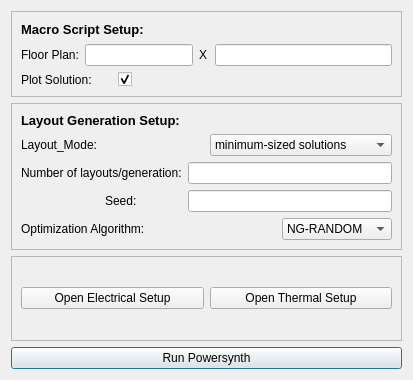
<?xml version="1.0" encoding="UTF-8"?>
<ui version="4.0">
 <class>Dialog</class>
 <widget class="QDialog" name="Dialog">
  <property name="geometry">
   <rect>
    <x>0</x>
    <y>0</y>
    <width>400</width>
    <height>380</height>
   </rect>
  </property>
  <property name="sizePolicy">
   <sizepolicy hsizetype="Fixed" vsizetype="Fixed">
    <horstretch>0</horstretch>
    <verstretch>0</verstretch>
   </sizepolicy>
  </property>
  <property name="windowTitle">
   <string>Optimization Setup</string>
  </property>
  <layout class="QVBoxLayout" name="verticalLayout">
   <item>
    <widget class="QFrame" name="layout_generation_setup_frame_2">
     <property name="frameShape">
      <enum>QFrame::StyledPanel</enum>
     </property>
     <property name="frameShadow">
      <enum>QFrame::Raised</enum>
     </property>
     <layout class="QGridLayout" name="gridLayout">
      <item row="0" column="0">
       <widget class="QLabel" name="label_17">
        <property name="text">
         <string>&lt;html&gt;&lt;head/&gt;&lt;body&gt;&lt;p&gt;&lt;span style=&quot; font-size:10pt; font-weight:600;&quot;&gt;Macro Script Setup:&lt;/span&gt;&lt;/p&gt;&lt;/body&gt;&lt;/html&gt;</string>
        </property>
       </widget>
      </item>
      <item row="1" column="0">
       <layout class="QHBoxLayout" name="horizontalLayout_8">
        <item>
         <widget class="QLabel" name="label_12">
          <property name="text">
           <string>Floor Plan:</string>
          </property>
         </widget>
        </item>
        <item>
         <widget class="QLineEdit" name="floor_plan_x"/>
        </item>
        <item>
         <widget class="QLabel" name="label_13">
          <property name="sizePolicy">
           <sizepolicy hsizetype="Maximum" vsizetype="Preferred">
            <horstretch>0</horstretch>
            <verstretch>0</verstretch>
           </sizepolicy>
          </property>
          <property name="minimumSize">
           <size>
            <width>10</width>
            <height>0</height>
           </size>
          </property>
          <property name="text">
           <string>X</string>
          </property>
         </widget>
        </item>
       </layout>
      </item>
      <item row="1" column="1">
       <widget class="QLineEdit" name="floor_plan_y"/>
      </item>
      <item row="2" column="0">
       <layout class="QHBoxLayout" name="horizontalLayout_17">
        <item>
         <widget class="QLabel" name="label_24">
          <property name="text">
           <string>Plot Solution:</string>
          </property>
         </widget>
        </item>
        <item>
         <widget class="QCheckBox" name="checkbox_plot_solutions">
          <property name="layoutDirection">
           <enum>Qt::LeftToRight</enum>
          </property>
          <property name="text">
           <string/>
          </property>
          <property name="checked">
           <bool>true</bool>
          </property>
         </widget>
        </item>
       </layout>
      </item>
     </layout>
    </widget>
   </item>
   <item>
    <widget class="QFrame" name="layout_generation_setup_frame">
     <property name="frameShape">
      <enum>QFrame::StyledPanel</enum>
     </property>
     <property name="frameShadow">
      <enum>QFrame::Raised</enum>
     </property>
     <layout class="QGridLayout" name="gridLayout_3">
      <item row="0" column="0" colspan="3">
       <widget class="QLabel" name="label_10">
        <property name="text">
         <string>&lt;html&gt;&lt;head/&gt;&lt;body&gt;&lt;p&gt;&lt;span style=&quot; font-size:10pt; font-weight:600;&quot;&gt;Layout Generation Setup:&lt;/span&gt;&lt;/p&gt;&lt;/body&gt;&lt;/html&gt;</string>
        </property>
       </widget>
      </item>
      <item row="1" column="0" colspan="3">
       <layout class="QHBoxLayout" name="horizontalLayout_7">
        <item>
         <widget class="QLabel" name="label_11">
          <property name="text">
           <string>Layout_Mode:</string>
          </property>
         </widget>
        </item>
        <item>
         <widget class="QComboBox" name="combo_layout_mode">
          <item>
           <property name="text">
            <string>minimum-sized solutions</string>
           </property>
          </item>
          <item>
           <property name="text">
            <string>variable-sized solutions</string>
           </property>
          </item>
          <item>
           <property name="text">
            <string>fixed-sized solutions</string>
           </property>
          </item>
         </widget>
        </item>
       </layout>
      </item>
      <item row="2" column="0" colspan="2">
       <layout class="QHBoxLayout" name="horizontalLayout_9">
        <item>
         <widget class="QLabel" name="label_14">
          <property name="text">
           <string>Number of layouts/generation:</string>
          </property>
         </widget>
        </item>
       </layout>
      </item>
      <item row="2" column="2">
       <widget class="QLineEdit" name="num_layouts"/>
      </item>
      <item row="3" column="1">
       <widget class="QLabel" name="label_15">
        <property name="text">
         <string>Seed:</string>
        </property>
       </widget>
      </item>
      <item row="3" column="2">
       <widget class="QLineEdit" name="seed"/>
      </item>
      <item row="4" column="0">
       <layout class="QHBoxLayout" name="horizontalLayout_10"/>
      </item>
      <item row="5" column="0" colspan="3">
       <layout class="QHBoxLayout" name="horizontalLayout_11">
        <item>
         <widget class="QLabel" name="label_16">
          <property name="text">
           <string>Optimization Algorithm:</string>
          </property>
         </widget>
        </item>
        <item>
         <widget class="QComboBox" name="combo_optimization_algorithm">
          <property name="sizePolicy">
           <sizepolicy hsizetype="Maximum" vsizetype="Fixed">
            <horstretch>0</horstretch>
            <verstretch>0</verstretch>
           </sizepolicy>
          </property>
          <property name="maximumSize">
           <size>
            <width>110</width>
            <height>16777215</height>
           </size>
          </property>
          <item>
           <property name="text">
            <string>NG-RANDOM</string>
           </property>
          </item>
          <item>
           <property name="text">
            <string>NSGAII</string>
           </property>
          </item>
         </widget>
        </item>
       </layout>
      </item>
      <item row="6" column="0">
       <layout class="QHBoxLayout" name="horizontalLayout_13"/>
      </item>
     </layout>
    </widget>
   </item>
   <item>
    <widget class="QFrame" name="electrical_thermal_frame">
     <property name="frameShape">
      <enum>QFrame::StyledPanel</enum>
     </property>
     <property name="frameShadow">
      <enum>QFrame::Raised</enum>
     </property>
     <layout class="QGridLayout" name="gridLayout_2">
      <item row="0" column="0">
       <widget class="QPushButton" name="btn_electrical_setup">
        <property name="text">
         <string>Open Electrical Setup</string>
        </property>
       </widget>
      </item>
      <item row="0" column="1">
       <widget class="QPushButton" name="btn_thermal_setup">
        <property name="text">
         <string>Open Thermal Setup</string>
        </property>
       </widget>
      </item>
     </layout>
    </widget>
   </item>
   <item>
    <widget class="QPushButton" name="btn_run_powersynth">
     <property name="text">
      <string>Run Powersynth</string>
     </property>
     <property name="default">
      <bool>true</bool>
     </property>
    </widget>
   </item>
  </layout>
 </widget>
 <resources/>
 <connections/>
</ui>
